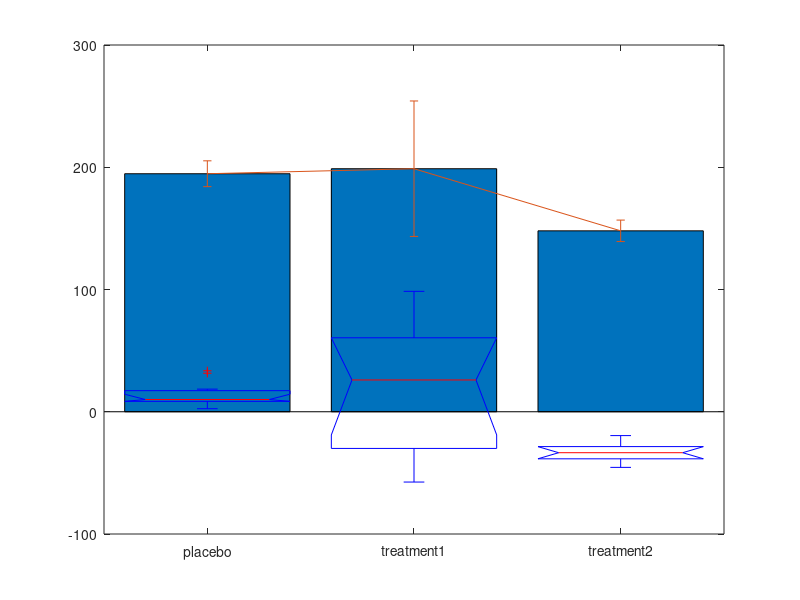
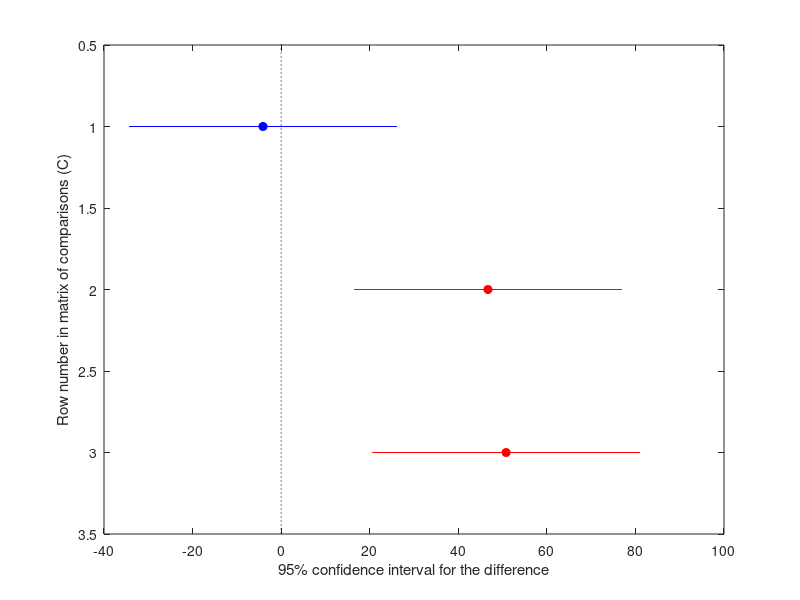

Here is the MATLAB script that generated these plots, in order: (Note: this script raises an error after producing the figures.)
%In class 19

% Problem 1. Imagine a clincal trial for two drugs that are intended to lower
% cholesterol. Assume 30 subjects are randomly divided into 3 groups that
% either receive a placebo or one of the two treatments. The mean initials
% levels of total cholesterol in each group are the same. The final
% measurements look like

placebo = [   194   183   199   189   189   214   212   186   191   190];
treatment1 = [    138   217   188   126   249   217   255   196   279   123];
treatment2 =[   152   152   151   143   161   142   142   141   161   135];

%A. Make a bar plot of the means of each group with errorbars (Hint, use
%bar and then use 'hold on' and then errorbar). 


means = [mean(placebo) mean(treatment1) mean(treatment2)];
sds = [std(placebo) std(treatment1) std(treatment2)];
bar(means);
hold on;
errorbar(1:3, means, sds);


%B. Run a one way ANOVA analysis to see whether any of the treatment groups showed
%a statistically signficant difference. 

all_means = cat(2, placebo, treatment1, treatment2)
groups = {'placebo','placebo','placebo','placebo','placebo','placebo','placebo','placebo','placebo','placebo', 'treatment1', 'treatment1', 'treatment1', 'treatment1', 'treatment1', 'treatment1', 'treatment1', 'treatment1', 'treatment1', 'treatment1', 'treatment2', 'treatment2', 'treatment2', 'treatment2', 'treatment2', 'treatment2', 'treatment2', 'treatment2', 'treatment2', 'treatment2'};

[p, table, stats] = anova1(all_means, groups);
disp(p);

% anova prob shows that there is a statistical significant different
% between the groups

%C. use the multcompare function to look at all pairs of samples and
%indicate which are significantly different.

multcompare(stats);

% group treatment2 is sigficantly different from placebo and treatment 1.
% group placebo is significantly different from group treatment2
% group treatment1 is significantly different from group treatment2


%Problem 2. In this directory, you will find a .mat file with three
%variables, xdat, ydat, and ydat2. For each pair (xdat, ydat) and (xdat,
%ydat2), fit the data to a first, second and third order polynomial. Which
%one is the best fit in each case? In at least one of the cases, do the
%problem with both the polyfit/polyval functions and with the 'fit' function.


mat = load('data.mat');
disp(mat);

plot(mat.xdat, mat.ydat, 'r.', 'MarkerSize', 24);
[coeff1, s1] = polyfit(mat.xdat, mat.ydat,1);
hold on;
plot(mat.xdat, polyval(coeff1, mat.xdat), 'k-', 'LineWidth', 3);
hold off;

plot(mat.xdat, mat.ydat, 'r.', 'MarkerSize', 24);
[coeff2, s2] = polyfit(mat.xdat, mat.ydat,2);
hold on;
plot(mat.xdat, polyval(coeff2, mat.xdat), 'k-', 'LineWidth', 3);
hold off;

plot(mat.xdat, mat.ydat, 'r.', 'MarkerSize', 24);
[coeff3, s3] = polyfit(mat.xdat, mat.ydat,3);
hold on;
plot(mat.xdat, polyval(coeff3, mat.xdat), 'k-', 'LineWidth', 3);
hold off;


% ydat2
plot(mat.xdat, mat.ydat2, 'r.', 'MarkerSize', 24);
[coeffy21, s1] = polyfit(mat.xdat, mat.ydat2,1);
hold on;
plot(mat.xdat, polyval(coeffy21, mat.xdat), 'k-', 'LineWidth', 3);
hold off;

plot(mat.xdat, mat.ydat2, 'r.', 'MarkerSize', 24);
[coeffy22, s2] = polyfit(mat.xdat, mat.ydat2,2);
hold on;
plot(mat.xdat, polyval(coeffy22, mat.xdat), 'k-', 'LineWidth', 3);
hold off;

plot(mat.xdat, mat.ydat2, 'r.', 'MarkerSize', 24);
[coeffy23, s3] = polyfit(mat.xdat, mat.ydat2,3);
hold on;
plot(mat.xdat, polyval(coeffy23, mat.xdat), 'k-', 'LineWidth', 3);
hold off;

% for ydat they all fit equally well.
% for ydat2 the polynomial of third order is the best fit


% using the fit function
matfit = {mat.xdat; mat.ydat2};

fit_out = fit(mat.xdat(:), mat.ydat2(:), 'poly1');
plot(fit_out, mat.xdat, mat.ydat2)

fit_out = fit(mat.xdat(:), mat.ydat2(:), 'poly2');
plot(fit_out, mat.xdat, mat.ydat2)

fit_out = fit(mat.xdat(:), mat.ydat2(:), 'poly3');
plot(fit_out, mat.xdat, mat.ydat2)